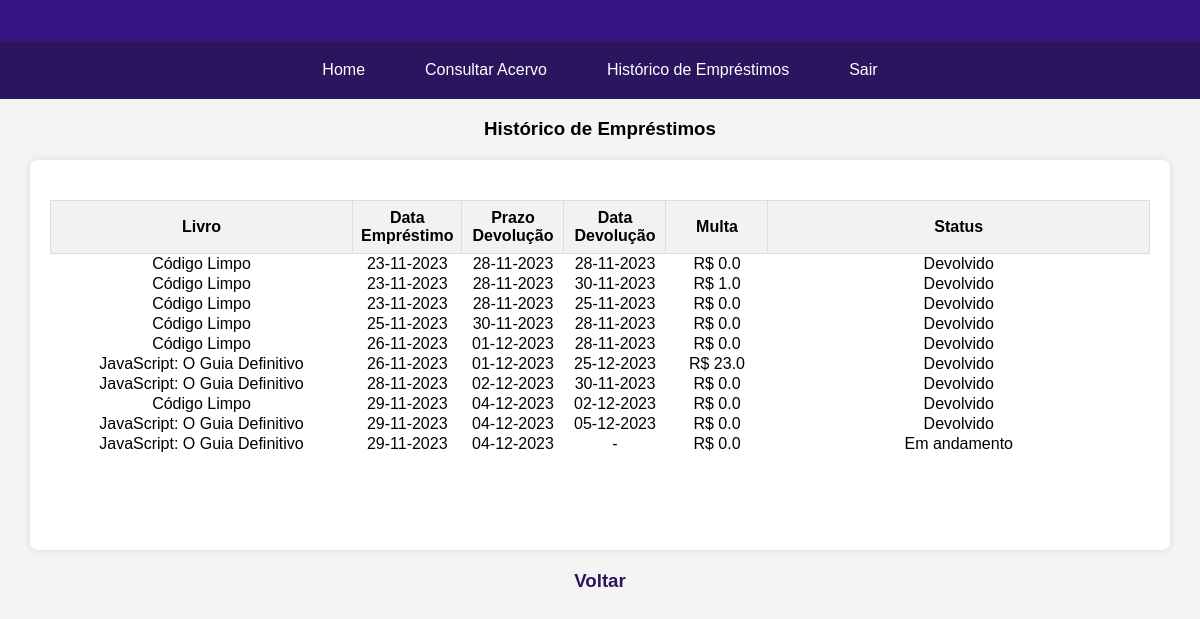
Before: /usuario/historico (signed in) with the older database file.
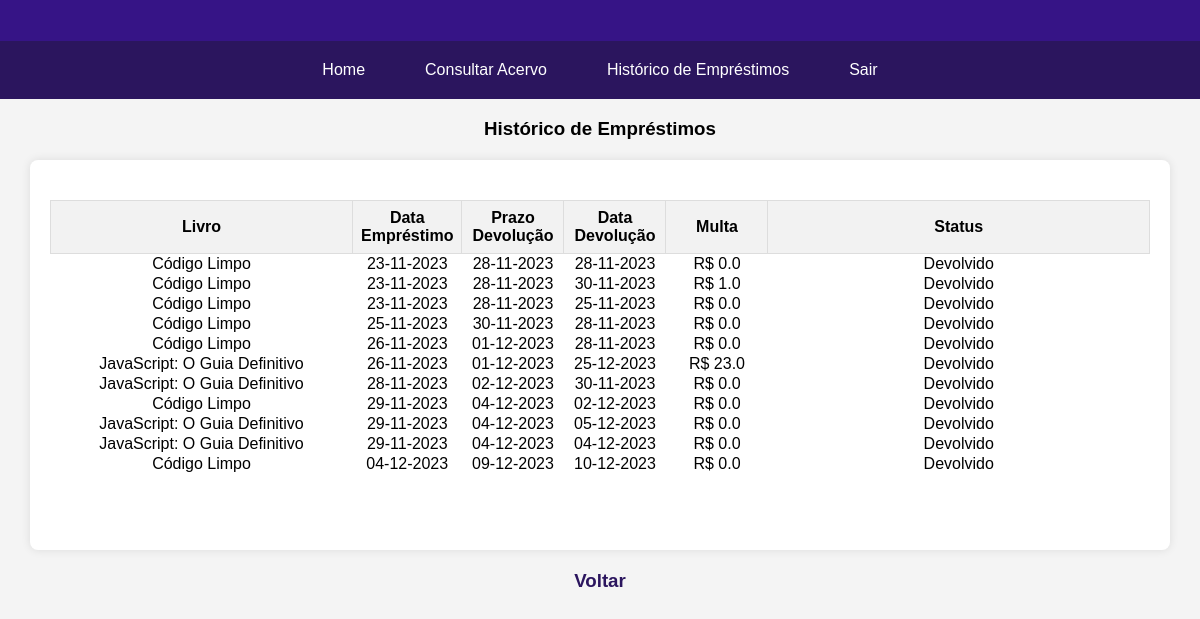
After: the same page with the newer database file.
### app.py (models this page shows)
class Emprestimo(db.Model):
    id = db.Column(db.Integer, primary_key=True)
    usuario_id = db.Column(db.Integer, db.ForeignKey('usuario.id'), nullable=False)
    livro_id = db.Column(db.Integer, db.ForeignKey('livro.id'), nullable=False)
    data_emprestimo = db.Column(db.DateTime, default=datetime.utcnow)
    prazo_devolucao = db.Column(db.DateTime, default=datetime.utcnow() + timedelta(days=5))
    data_devolucao = db.Column(db.DateTime)
    multa = db.Column(db.Float, default=0.0)
    finalizado = db.Column(db.Boolean)
    usuario = db.relationship('Usuario', backref=db.backref('emprestimos', lazy=True))
    livro = db.relationship('Livro', backref=db.backref('emprestimos', lazy=True))

class Livro(db.Model):
    id = db.Column(db.Integer, primary_key=True)
    isbn = db.Column(db.String(20), unique = True, nullable = False)
    titulo = db.Column(db.String(200), nullable=False)
    autor = db.Column(db.String(100), nullable=False)
    editora = db.Column(db.String(200), nullable=False)
    ano = db.Column(db.String(100), nullable=False)
    disponivel = db.Column(db.Boolean, default=True)
    quantidade_exemplares = db.Column(db.Integer, nullable=False)

### app.py (the view)
@app.route('/usuario/historico')
def emprestimos_usuario():
    usuario_id = session.get('usuario_id') #obtem o id do usuario autenticado.
    if not usuario_id:
        flash('Faça o login para visualizar os empréstimos.')
        return redirect('/')
    usuario = Usuario.query.get(usuario_id)
    if usuario:
        emprestimos = usuario.emprestimos
        return render_template('historico_usuario.html', emprestimos=emprestimos)
    else:
        flash('Usuário não encontrado.')
        return redirect('/')

### templates/historico_usuario.html (shortened to what this page needs)
<!DOCTYPE html>
<html lang="en">
<head>
    <link rel="stylesheet" href="/static/historico_usuario.css">
</head>
<body>
    <header>
    </header>
    <nav>
        <a href="/usuario">Home</a>
        <a href="/usuario/acervo">Consultar Acervo</a>
        <a href="/usuario/historico">Histórico de Empréstimos</a>
        <a href="/">Sair</a>
    </nav>
    <h3>Histórico de Empréstimos</h3>
    {% if emprestimos %}
        <div>
            <table>
                <thead>
                    <tr>
                        <th>Livro</th>
                        <th>Data Empréstimo</th>
                        <th>Prazo Devolução</th>
                        <th>Data Devolução</th>
                        <th>Multa</th>
                        <th>Status</th>
                    </tr>
                </thead>
                <tbody>
                    {% for emprestimo in emprestimos %}
                        <tr>
                            <td class="titulo">{{ emprestimo.livro.titulo }}</td>
                            <td class="emprestimo">{{ emprestimo.data_emprestimo.strftime('%d-%m-%Y') }}</td>
                            <td class="prazo">{{ emprestimo.prazo_devolucao.strftime('%d-%m-%Y') }}</td>
                            <td class="devolucao">{{ emprestimo.data_devolucao.strftime('%d-%m-%Y') if emprestimo.data_devolucao else '-' }}</td>
                            <td class="multa">R$ {{ emprestimo.multa }}</td>
                            <td>{{ 'Devolvido' if emprestimo.finalizado else 'Em andamento' }}</td>
                        </tr>
                    {% endfor %}
                </tbody>
            </table>
        </div>
    {% else %}
        <p class="mensagem">Nenhum empréstimo realizado.</p>
    {% endif %}
    <h3><a href="/usuario">Voltar</a></h3>
</body>
</html>

### static/historico_usuario.css (style rules this page uses)
body { font-family: 'Arial', sans-serif; background-color: #f4f4f4; margin: 0; padding: 0; }
header { background-color: #361486; color: #fff; padding: 10px 0; text-align: center; }
nav { display: flex; justify-content: center; background-color: #2b155e; padding: 10px 0; }
nav a { color: #fff; text-decoration: none; padding: 10px 20px; margin: 0 10px; border-radius: 4px; }
div { max-width: 1100px; height: 350px; margin: 20px auto; background-color: #fff; padding: 20px; box-shadow: 0 0 10px rgba(0, 0, 0, 0.1); border-radius: 8px; overflow-y:scroll; }
.titulo { width: 300px; }
.emprestimo, .prazo, .devolucao, .multa { width: 100px; }
h3 { text-align: center; }
a { text-decoration: none; color: #2b155e; }
table { width: 100%; border-collapse: collapse; margin-top: 20px; }
th { background-color: #f2f2f2; border: 1px solid #dddddd; text-align: center; padding: 8px; }
td { text-align: center; }

Changed rows visible on the page:
changed Emprestimo (number 10 of 11 on the later page): data_devolucao "-" → "04-12-2023"; finalizado "Em andamento" → "Devolvido"
added Emprestimo: livro.titulo "Código Limpo", data_emprestimo "04-12-2023", prazo_devolucao "09-12-2023", data_devolucao "10-12-2023", multa "0.0", finalizado "Devolvido"
